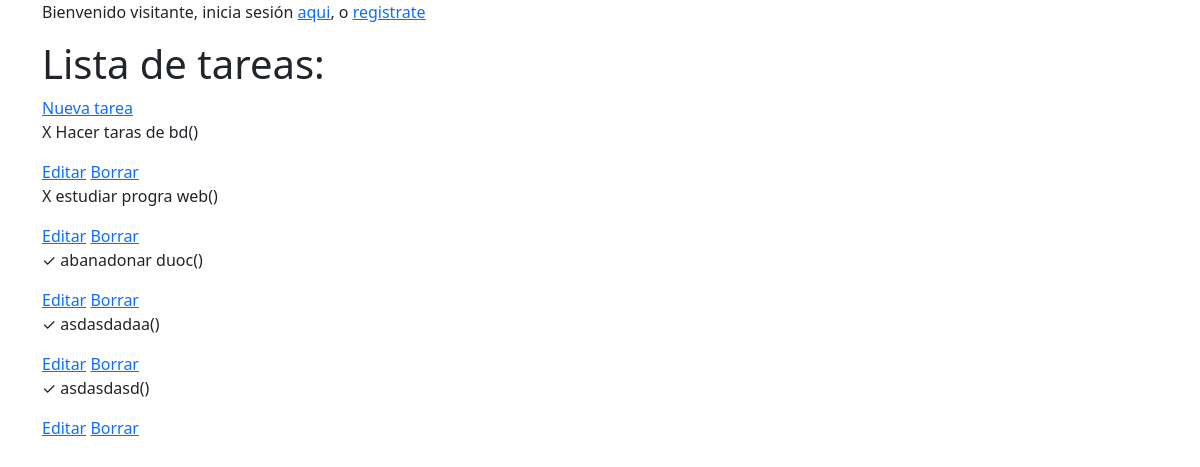
The app's page /, older data.
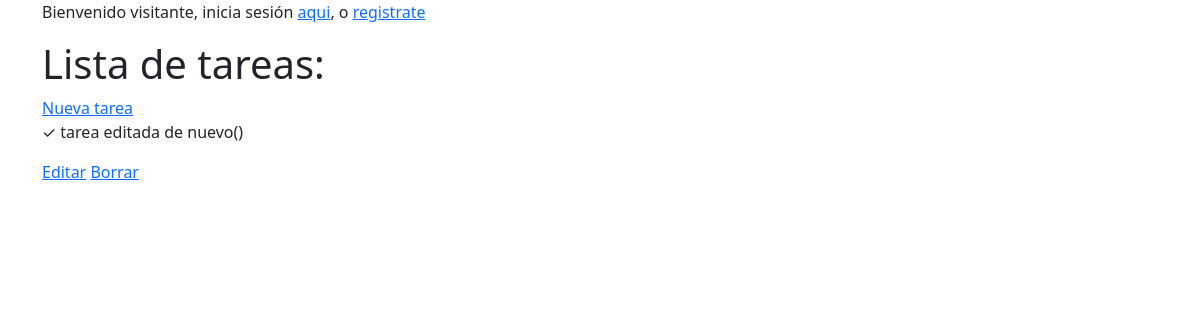
The same page, newer data.
### web_crud/models.py (models this page shows)
class Tarea(models.Model):
    id = models.BigAutoField(primary_key=True)
    texto = models.CharField(null = False,max_length=1024)
    completado = models.BooleanField()
    creador = models.ForeignKey(User,null=True,on_delete=models.CASCADE)

### web_crud/views.py (the view)
# urls.py: path('',views.lista,name='lista'),
def lista(request):
    todas_tareas = Tarea.objects.all()
    context = {
        "tareas":todas_tareas
    }
    return render(request,'lista.html',context)

### web_crud/templates/lista.html
{% extends "base.html" %}
{% block contenido %}
<h1>Lista de tareas:</h1>
<a href="{% url "nueva" %}">Nueva tarea</a>
{% for t in tareas %}
    <div>
        <p>
            {% if t.completado %}
                ✓
            {% else %}
                X
            {% endif %}
            {{t.texto}}({{t.creador.username}})
        </p>
        <a href="{% url "editar" t.id %}">Editar</a>
        <a href="{% url "borrar" t.id %}">Borrar</a>
    </div>
{% endfor %}
{% endblock contenido %}

### web_crud/templates/base.html (shortened to what this page needs)
<!doctype html>
<html lang="en">
  <head>
    <link href="https://cdn.jsdelivr.net/npm/bootstrap@5.3.3/dist/css/bootstrap.min.css" rel="stylesheet">
  </head>
  <body>
    <div class="container">
        {% if user.is_authenticated %}
            <p>Bienvenido {{user.username}}({{user.id}})</p>
            <p><a href="{% url "salir" %}">Cerrar sesión</a></p>
        {% else %}
            <p>Bienvenido visitante, inicia sesión <a href="{% url "login" %}">aqui</a>, o <a href="{% url "registro" %}">registrate</a></p>
        {% endif %}
    </div>
    <div class="container">
     {% block contenido %}
    {% endblock contenido %}
    </div>
  </body>
</html>

Row changes from the older to the newer data that the page shows:
removed Tarea: completado "X", texto "Hacer taras de bd"
removed Tarea: completado "X", texto "estudiar progra web"
removed Tarea: texto "abanadonar duoc"
removed Tarea: texto "asdasdadaa"
removed Tarea: texto "asdasdasd"
added Tarea: texto "tarea editada de nuevo"
